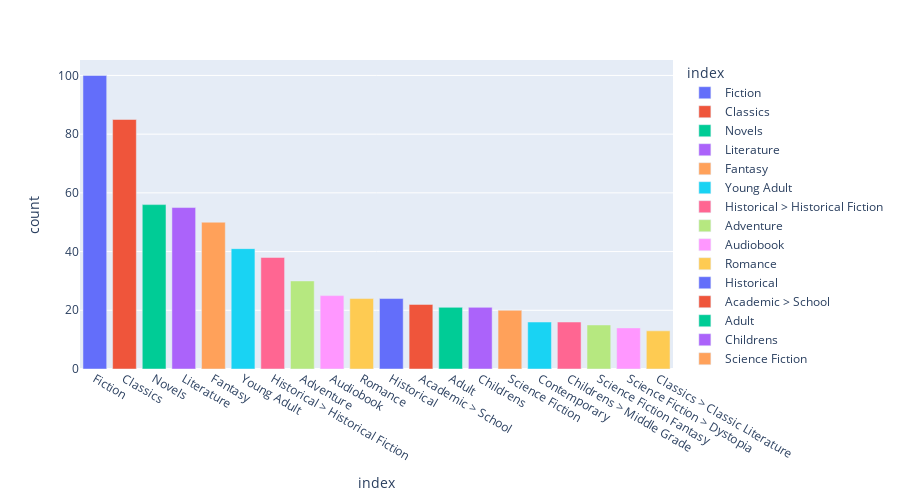

Notebook source saved alongside this figure:
### Markdown cell above
**using plotly**

### Code cell
fig = px.bar(genrefilt, x=genrefilt.index, y='count',color=genrefilt.index,height=500)
fig.show()

### Figure 1 — Plotly figure (JSON) as saved in the notebook; plotly's stock layout.template omitted (floating-point values rounded to 4 significant figures)
{"data": [{"alignmentgroup": "True", "hovertemplate": "index=%{x}<br>count=%{y}<extra></extra>", "legendgroup": "Fiction", "marker": {"color": "#636efa"}, "name": "Fiction", "offsetgroup": "Fiction", "orientation": "v", "showlegend": true, "textposition": "auto", "type": "bar", "x": ["Fiction"], "xaxis": "x", "y": [100], "yaxis": "y"}, {"alignmentgroup": "True", "hovertemplate": "index=%{x}<br>count=%{y}<extra></extra>", "legendgroup": "Classics", "marker": {"color": "#EF553B"}, "name": "Classics", "offsetgroup": "Classics", "orientation": "v", "showlegend": true, "textposition": "auto", "type": "bar", "x": ["Classics"], "xaxis": "x", "y": [85], "yaxis": "y"}, {"alignmentgroup": "True", "hovertemplate": "index=%{x}<br>count=%{y}<extra></extra>", "legendgroup": "Novels", "marker": {"color": "#00cc96"}, "name": "Novels", "offsetgroup": "Novels", "orientation": "v", "showlegend": true, "textposition": "auto", "type": "bar", "x": ["Novels"], "xaxis": "x", "y": [56], "yaxis": "y"}, {"alignmentgroup": "True", "hovertemplate": "index=%{x}<br>count=%{y}<extra></extra>", "legendgroup": "Literature", "marker": {"color": "#ab63fa"}, "name": "Literature", "offsetgroup": "Literature", "orientation": "v", "showlegend": true, "textposition": "auto", "type": "bar", "x": ["Literature"], "xaxis": "x", "y": [55], "yaxis": "y"}, {"alignmentgroup": "True", "hovertemplate": "index=%{x}<br>count=%{y}<extra></extra>", "legendgroup": "Fantasy", "marker": {"color": "#FFA15A"}, "name": "Fantasy", "offsetgroup": "Fantasy", "orientation": "v", "showlegend": true, "textposition": "auto", "type": "bar", "x": ["Fantasy"], "xaxis": "x", "y": [50], "yaxis": "y"}, {"alignmentgroup": "True", "hovertemplate": "index=%{x}<br>count=%{y}<extra></extra>", "legendgroup": "Young Adult", "marker": {"color": "#19d3f3"}, "name": "Young Adult", "offsetgroup": "Young Adult", "orientation": "v", "showlegend": true, "textposition": "auto", "type": "bar", "x": ["Young Adult"], "xaxis": "x", "y": [41], "yaxis": "y"}, {"alignmentgroup": "True", "hovertemplate": "index=%{x}<br>count=%{y}<extra></extra>", "legendgroup": "Historical > Historical Fiction", "marker": {"color": "#FF6692"}, "name": "Historical > Historical Fiction", "offsetgroup": "Historical > Historical Fiction", "orientation": "v", "showlegend": true, "textposition": "auto", "type": "bar", "x": ["Historical > Historical Fiction"], "xaxis": "x", "y": [38], "yaxis": "y"}, {"alignmentgroup": "True", "hovertemplate": "index=%{x}<br>count=%{y}<extra></extra>", "legendgroup": "Adventure", "marker": {"color": "#B6E880"}, "name": "Adventure", "offsetgroup": "Adventure", "orientation": "v", "showlegend": true, "textposition": "auto", "type": "bar", "x": ["Adventure"], "xaxis": "x", "y": [30], "yaxis": "y"}, {"alignmentgroup": "True", "hovertemplate": "index=%{x}<br>count=%{y}<extra></extra>", "legendgroup": "Audiobook", "marker": {"color": "#FF97FF"}, "name": "Audiobook", "offsetgroup": "Audiobook", "orientation": "v", "showlegend": true, "textposition": "auto", "type": "bar", "x": ["Audiobook"], "xaxis": "x", "y": [25], "yaxis": "y"}, {"alignmentgroup": "True", "hovertemplate": "index=%{x}<br>count=%{y}<extra></extra>", "legendgroup": "Romance", "marker": {"color": "#FECB52"}, "name": "Romance", "offsetgroup": "Romance", "orientation": "v", "showlegend": true, "textposition": "auto", "type": "bar", "x": ["Romance"], "xaxis": "x", "y": [24], "yaxis": "y"}, {"alignmentgroup": "True", "hovertemplate": "index=%{x}<br>count=%{y}<extra></extra>", "legendgroup": "Historical", "marker": {"color": "#636efa"}, "name": "Historical", "offsetgroup": "Historical", "orientation": "v", "showlegend": true, "textposition": "auto", "type": "bar", "x": ["Historical"], "xaxis": "x", "y": [24], "yaxis": "y"}, {"alignmentgroup": "True", "hovertemplate": "index=%{x}<br>count=%{y}<extra></extra>", "legendgroup": "Academic > School", "marker": {"color": "#EF553B"}, "name": "Academic > School", "offsetgroup": "Academic > School", "orientation": "v", "showlegend": true, "textposition": "auto", "type": "bar", "x": ["Academic > School"], "xaxis": "x", "y": [22], "yaxis": "y"}, {"alignmentgroup": "True", "hovertemplate": "index=%{x}<br>count=%{y}<extra></extra>", "legendgroup": "Adult", "marker": {"color": "#00cc96"}, "name": "Adult", "offsetgroup": "Adult", "orientation": "v", "showlegend": true, "textposition": "auto", "type": "bar", "x": ["Adult"], "xaxis": "x", "y": [21], "yaxis": "y"}, {"alignmentgroup": "True", "hovertemplate": "index=%{x}<br>count=%{y}<extra></extra>", "legendgroup": "Childrens", "marker": {"color": "#ab63fa"}, "name": "Childrens", "offsetgroup": "Childrens", "orientation": "v", "showlegend": true, "textposition": "auto", "type": "bar", "x": ["Childrens"], "xaxis": "x", "y": [21], "yaxis": "y"}, {"alignmentgroup": "True", "hovertemplate": "index=%{x}<br>count=%{y}<extra></extra>", "legendgroup": "Science Fiction", "marker": {"color": "#FFA15A"}, "name": "Science Fiction", "offsetgroup": "Science Fiction", "orientation": "v", "showlegend": true, "textposition": "auto", "type": "bar", "x": ["Science Fiction"], "xaxis": "x", "y": [20], "yaxis": "y"}, {"alignmentgroup": "True", "hovertemplate": "index=%{x}<br>count=%{y}<extra></extra>", "legendgroup": "Contemporary", "marker": {"color": "#19d3f3"}, "name": "Contemporary", "offsetgroup": "Contemporary", "orientation": "v", "showlegend": true, "textposition": "auto", "type": "bar", "x": ["Contemporary"], "xaxis": "x", "y": [16], "yaxis": "y"}, {"alignmentgroup": "True", "hovertemplate": "index=%{x}<br>count=%{y}<extra></extra>", "legendgroup": "Childrens > Middle Grade", "marker": {"color": "#FF6692"}, "name": "Childrens > Middle Grade", "offsetgroup": "Childrens > Middle Grade", "orientation": "v", "showlegend": true, "textposition": "auto", "type": "bar", "x": ["Childrens > Middle Grade"], "xaxis": "x", "y": [16], "yaxis": "y"}, {"alignmentgroup": "True", "hovertemplate": "index=%{x}<br>count=%{y}<extra></extra>", "legendgroup": "Science Fiction Fantasy", "marker": {"color": "#B6E880"}, "name": "Science Fiction Fantasy", "offsetgroup": "Science Fiction Fantasy", "orientation": "v", "showlegend": true, "textposition": "auto", "type": "bar", "x": ["Science Fiction Fantasy"], "xaxis": "x", "y": [15], "yaxis": "y"}, {"alignmentgroup": "True", "hovertemplate": "index=%{x}<br>count=%{y}<extra></extra>", "legendgroup": "Science Fiction > Dystopia", "marker": {"color": "#FF97FF"}, "name": "Science Fiction > Dystopia", "offsetgroup": "Science Fiction > Dystopia", "orientation": "v", "showlegend": true, "textposition": "auto", "type": "bar", "x": ["Science Fiction > Dystopia"], "xaxis": "x", "y": [14], "yaxis": "y"}, {"alignmentgroup": "True", "hovertemplate": "index=%{x}<br>count=%{y}<extra></extra>", "legendgroup": "Classics > Classic Literature", "marker": {"color": "#FECB52"}, "name": "Classics > Classic Literature", "offsetgroup": "Classics > Classic Literature", "orientation": "v", "showlegend": true, "textposition": "auto", "type": "bar", "x": ["Classics > Classic Literature"], "xaxis": "x", "y": [13], "yaxis": "y"}], "layout": {"barmode": "relative", "height": 500, "legend": {"title": {"text": "index"}, "tracegroupgap": 0}, "margin": {"t": 60}, "xaxis": {"anchor": "y", "categoryarray": ["Fiction", "Classics", "Novels", "Literature", "Fantasy", "Young Adult", "Historical > Historical Fiction", "Adventure", "Audiobook", "Romance", "Historical", "Academic > School", "Adult", "Childrens", "Science Fiction", "Contemporary", "Childrens > Middle Grade", "Science Fiction Fantasy", "Science Fiction > Dystopia", "Classics > Classic Literature"], "categoryorder": "array", "domain": [0, 1], "title": {"text": "index"}}, "yaxis": {"anchor": "x", "domain": [0, 1], "title": {"text": "count"}}}}
